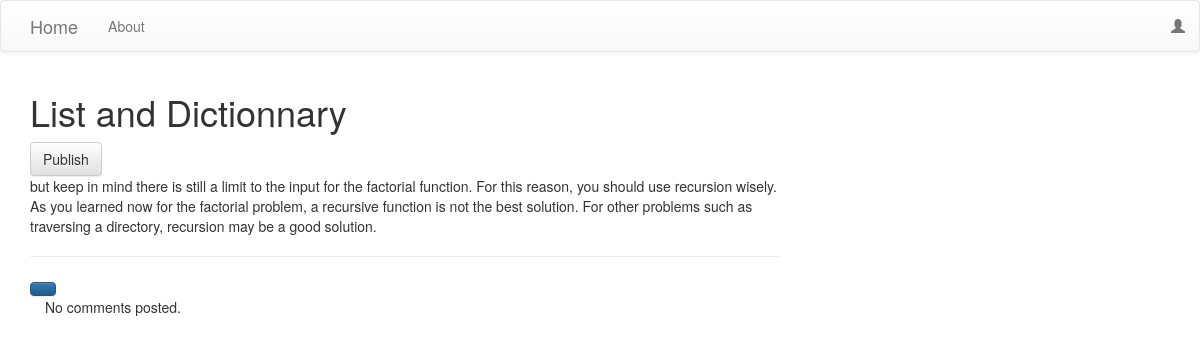
The app's page /post/1/ with its own data.
### blog/models.py (models this page shows, shortened)
class Post(models.Model):
    author = models.ForeignKey('auth.User', on_delete=models.CASCADE)
    title = models.CharField(max_length=200)
    body = models.TextField()
    created_date = models.DateTimeField(default=timezone.now)
    published_date = models.DateTimeField(blank=True, null=True)

### blog/views.py (the view)
# urls.py: path('post/<int:pk>/', views.PostDetailView.as_view(), name='post_detail'),
class PostDetailView(DetailView):
    model = Post

### templates/blog/post_detail.html (shortened to what this page needs)
{% extends 'blog/base.html' %}
{% block content %}
    <h1 class="posttitle loader">{{ post.title }}</h1>
    {% if post.published_date %}
        <div class="date postdate">
            {{post.published_date}}
        </div>
    {% else %}
        <a href="{% url 'post_publish' %}" class="btn btn-default">Publish</a>
    {% endif %}
    <p class="postcontent">
        {{post.body|safe|linebreaksbr}}
    </p>
    <hr>
    <a href="{% url 'add_comment_to_post' pk=post.pk %}" class="btn btn-primary btncomment"></a>
    <div class="container">
        {% for comment in post.comments.all %}
            <br>
            {% if user.is_authenticated or comment.approved_comment %}
                {{ comment.created_date }}
                {% if not comment.approved_comment %}
                    <a href="{% url 'comment_remove' %}" class="btn btn-default"><span class="glyphicon glyphicon-remove"></span></a>
                    <a href="{% url 'comment_approve' %}" class="btn btn-default"><span class="glyphicon glyphicon-ok"></span></a>
                {% endif %}
                <p>{{ comment.text|safe|linebreaks }}</p>
                <p>Posted by: <strong>{{ comment.author }}</strong></p>
            {% endif %}
            {% empty %}
            <p>No comments posted.</p>
        {% endfor %}
    </div>
{% endblock %}

### templates/blog/base.html (shortened to what this page needs)
<!DOCTYPE html>
{% load static %}
<html lang="en">
<head>
    <link rel="stylesheet" href="https://maxcdn.bootstrapcdn.com/bootstrap/3.3.7/css/bootstrap.min.css">
    <link rel="stylesheet" href="https://maxcdn.bootstrapcdn.com/bootstrap/3.3.7/css/bootstrap-theme.min.css">
    <link rel="stylesheet" href="//cdn.jsdelivr.net/npm/medium-editor@latest/dist/css/medium-editor.min.css" type="text/css" media="screen" charset="utf-8">
    <link rel="stylesheet" href="{% static 'css/blog.css'%}">
</head>
<body class="loader">
    <nav class="navbar navbar-default techfont custom-navbar">
        <div class="container">
            <ul class="nav navbar-nav">
                <li><a href="{%url 'post_list'%}" class="navbar-brand bigbrand">Home</a></li>
                <li><a href="{% url 'about' %}">About</a></li>
            </ul>
            <ul class="nav navbar-nav navbar-right">
                {% if user.is_authenticated %}
                    <li><a href="{% url 'post_new' %}">New Post</a></li>
                    <li><a href="{% url 'post_draft_list' %}">Drafts</a></li>
                    <li><a href="{% url 'logout' %}">Log out</a></li>
                    <li><a>Welcome: {{user.username}}</a></li>
                {% else %}
                    <li><a href="{% url 'login' %}" class="nav navbar-right"><span class="glyphicon glyphicon-user"></span></a></li>
                {% endif %}
            </ul>
        </div>
    </nav>
    <div class="container content">
        <div class="row">
            <div class="col-md-8">
                <div class="blog_posts">
                    {% block content %}
                    {% endblock %}
                </div>
            </div>
        </div>
    </div>
</body>
</html>

### records on screen
Post: title "List and Dictionnary", body "but keep in mind there is still a limit to the input for the factorial function. For this reason, you should use recursion wisely. As you learned now for the factorial problem, a recursive function is not the best solution. For other problems such as traversing a directory, recursion may be a good solution."
